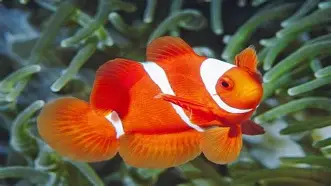
#> input picture FISH.jpg, 331 x 186 px
$ python 'Bikin gambar.py'
#> lines starting #> are read from the running program, lines starting #| are printed output that depends on the picture
from PIL import Image
from PIL import ImageFilter
#for bonus task
from PIL import ImageEnhance

with Image.open('FISH.jpg') as pic_original:
#> pic_original is the input picture: PIL image 331x186 RGB; mean R, G, B 114.2, 87.8, 62.1
    print('Image is open\nSize:', pic_original.size)
#| Image is open
#| Size: (331, 186)
    print('Format:', pic_original.format)
#| Format: WEBP
    print('Type:', pic_original.mode)
#| Type: RGB
    pic_original.show()

    pic_gray = pic_original.convert('L')
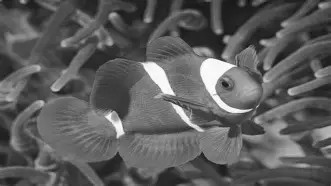
#> pic_gray: PIL image 331x186 L; min 14, max 255, mean 92.7
    pic_gray.save('gray.jpg')
    print('Image is created\nSize:', pic_gray.size)
#| Image is created
#| Size: (331, 186)
    print('Format:', pic_gray.format)
#| Format: None
    print('Type:', pic_gray.mode)
#| Type: L
    pic_gray.show()

    pic_blured = pic_original.filter(ImageFilter.BLUR)
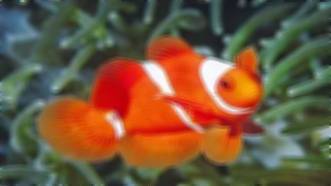
#> pic_blured: PIL image 331x186 RGB; mean R, G, B 114.3, 87.8, 62.1
    pic_blured.save('blur.jpg')
    pic_blured.show()

    pic_up = pic_original.transpose(Image.ROTATE_180)
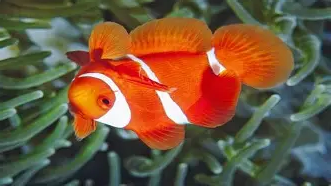
#> pic_up: PIL image 331x186 RGB; mean R, G, B 114.2, 87.8, 62.1
    pic_up.save('rotate.jpg')
    pic_up.show()


    #bonus 1. Mirror reflection
    pic_mirrow = pic_original.transpose(Image.FLIP_LEFT_RIGHT)
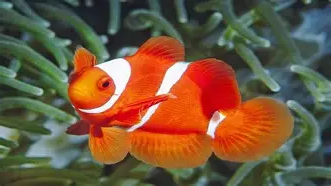
#> pic_mirrow: PIL image 331x186 RGB; mean R, G, B 114.2, 87.8, 62.1
    pic_mirrow.save('mirror.jpg')
    pic_mirrow.show()

    #bonus 2. Contrast enhancing
    pic_contrast = ImageEnhance.Contrast(pic_original)
    pic_contrast = pic_contrast.enhance(1.5)
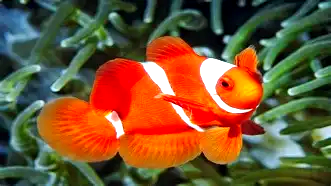
#> pic_contrast: PIL image 331x186 RGB; mean R, G, B 116.7, 84.6, 51
    pic_contrast.save('contrast.jpg')
    pic_contrast.show()

$ run again, with back.jpg copied over FISH.jpg
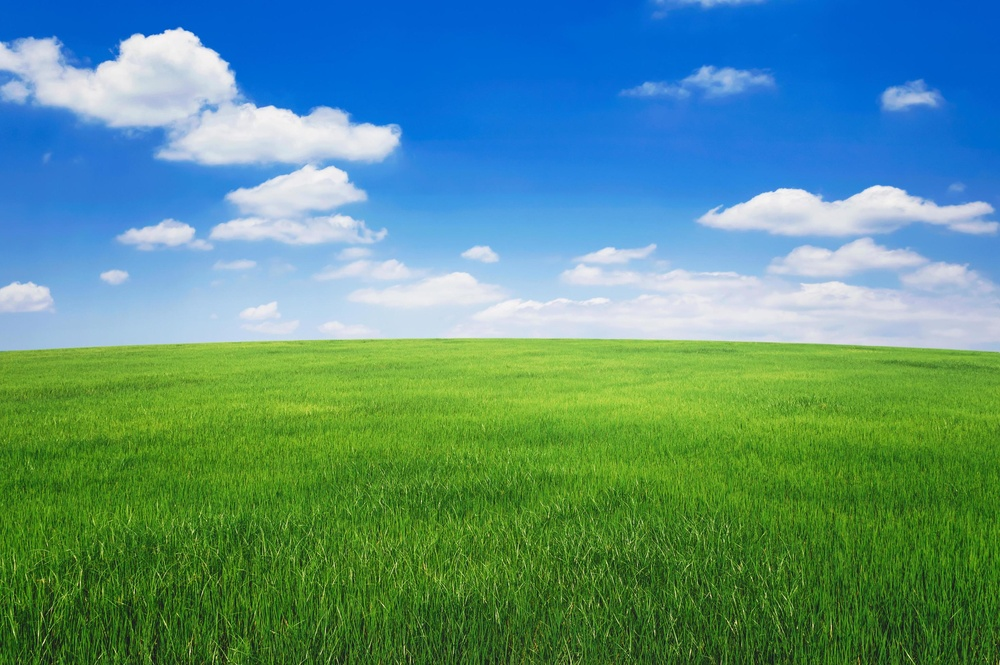
#> input picture back.jpg, 1000 x 665 px, shrunk from 2946 x 1960 before the run
#> pic_original is the input picture: PIL image 1000x665 RGB; mean R, G, B 89.1, 145.1, 130.6
#| Image is open
#| Size: (1000, 665)
#| Format: JPEG
#| Type: RGB
#| Image is created
#| Size: (1000, 665)
#| Format: None
#| Type: L
#> `pic_up = pic_original.transpose(Image.ROTATE_180)`:
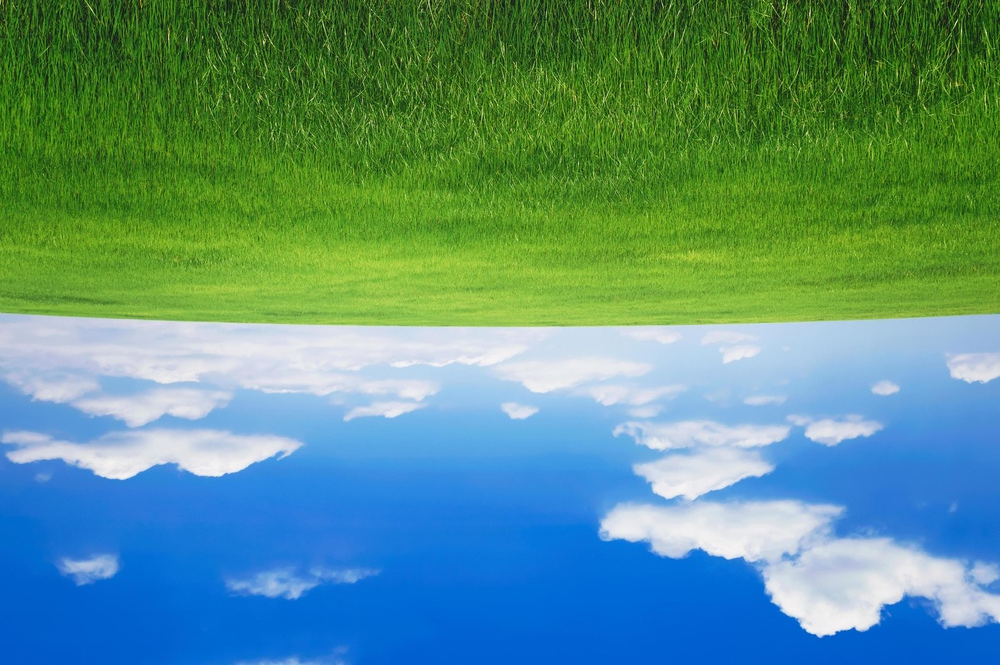
#> pic_up: PIL image 1000x665 RGB; mean R, G, B 89.1, 145.1, 130.6
#> `pic_contrast = pic_contrast.enhance(1.5)`:
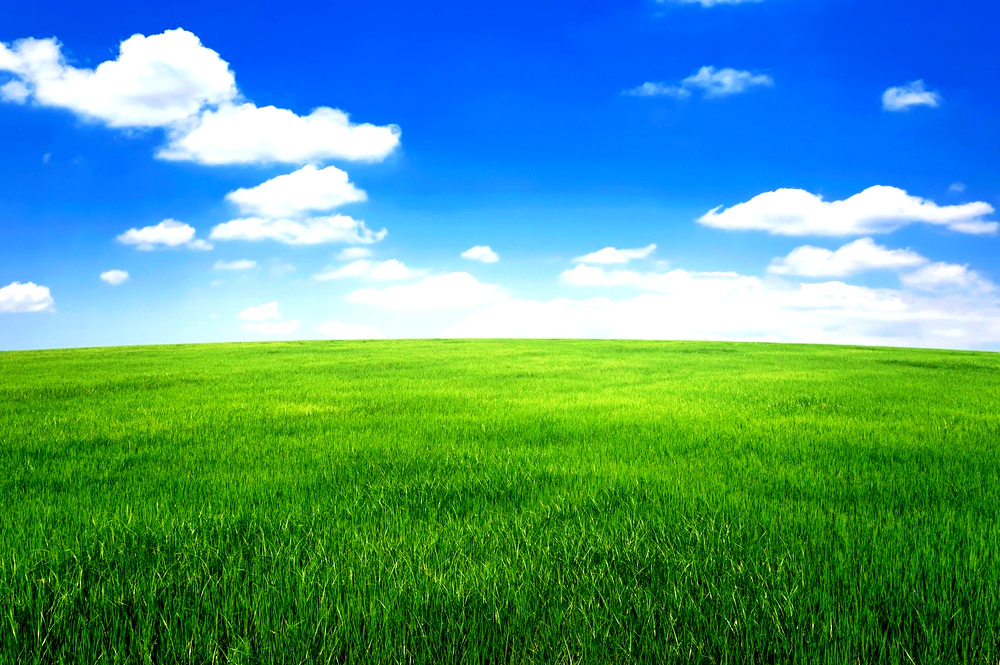
#> pic_contrast: PIL image 1000x665 RGB; mean R, G, B 79.4, 152.3, 134.3
